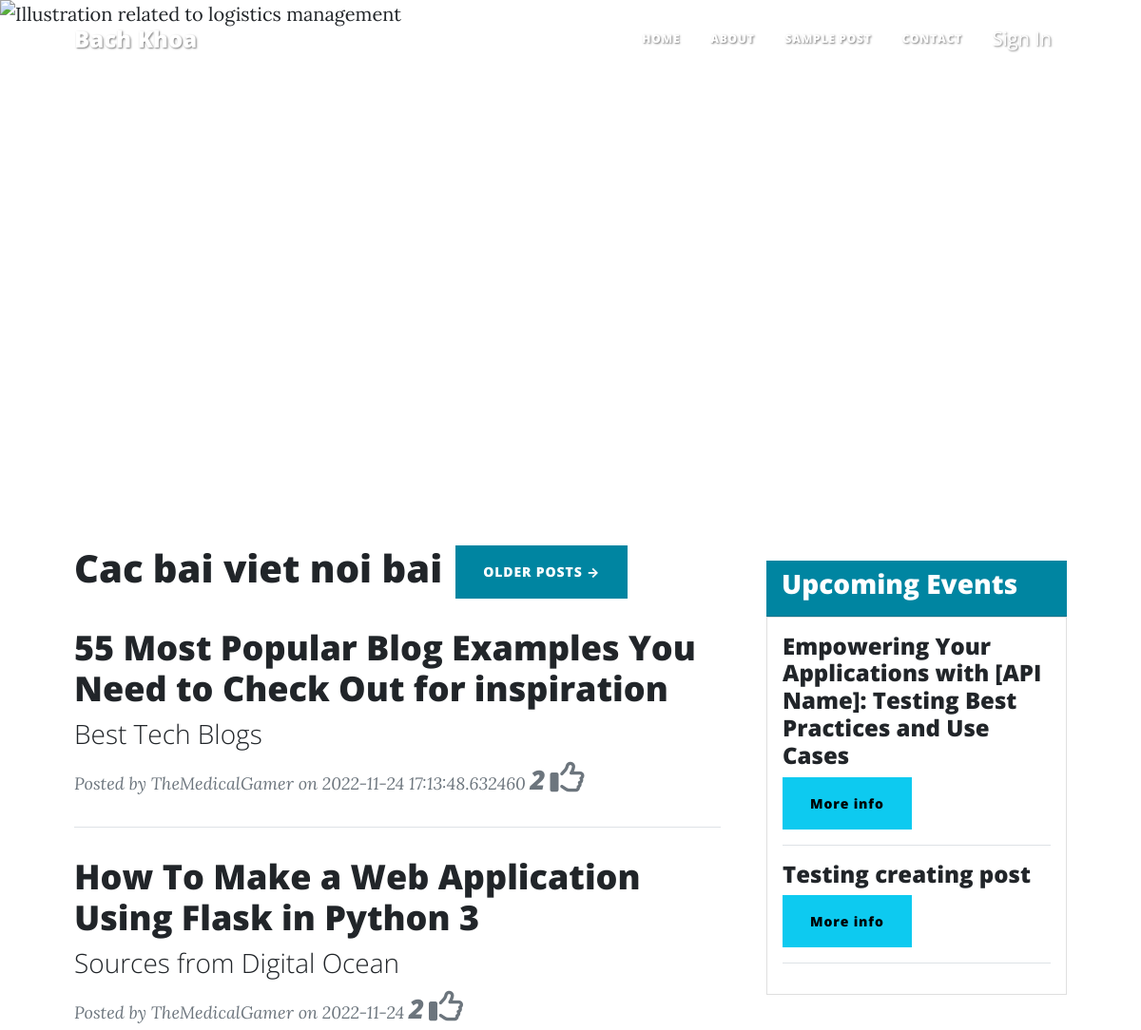
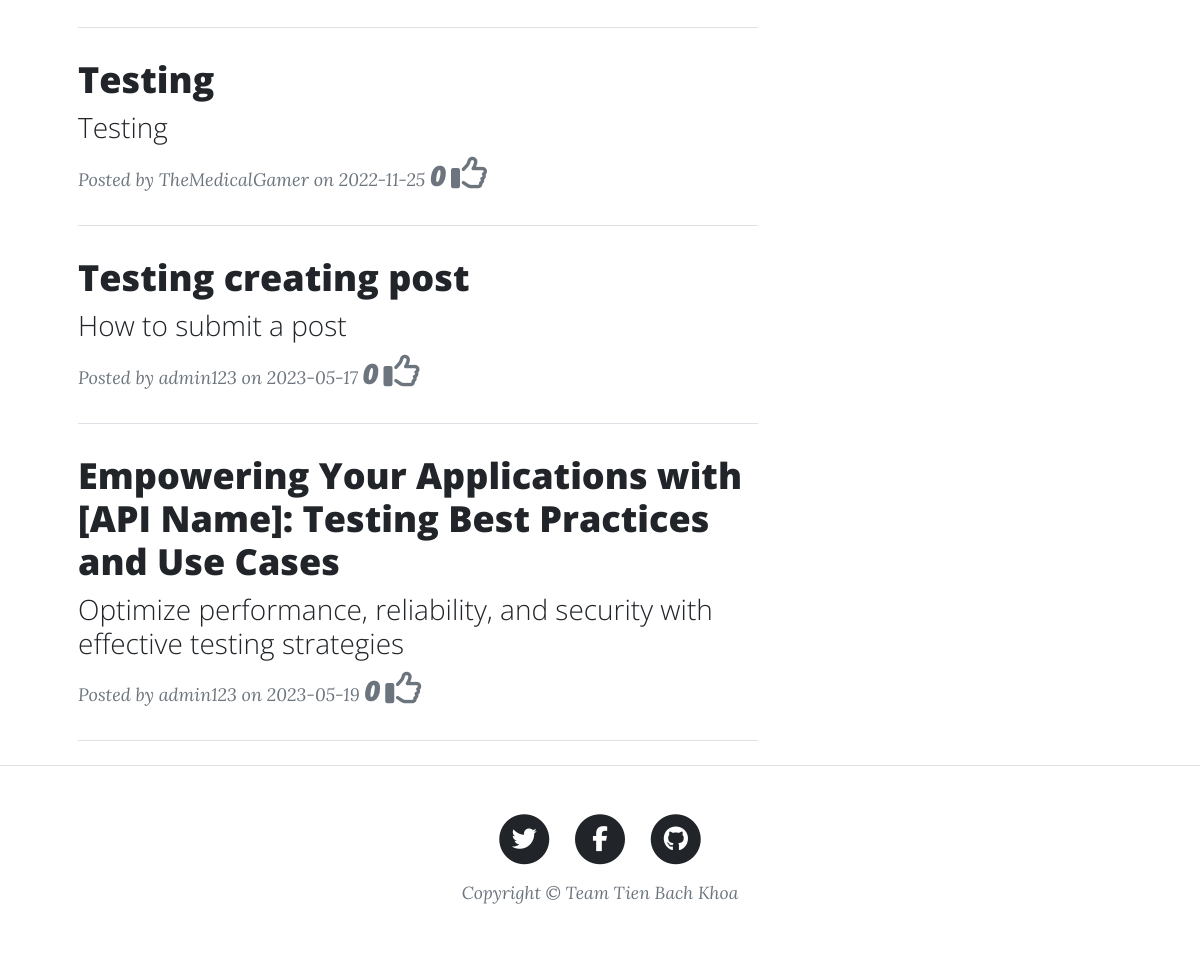
The page / on the database its author committed (2 pictures, top to bottom).
### BetterBlog/modal/models.py (models this page shows, shortened)
class Post(db.Model):
    id = db.Column(db.Integer, primary_key=True)
    title = db.Column(db.String(250), unique=True, nullable=False)
    subtitle = db.Column(db.String(250), nullable=False)
    date_created = db.Column(db.String(150), default=datetime.today())
    body = db.Column(db.Text, nullable=False)
    author = db.Column(db.Integer, db.ForeignKey('user.id', ondelete="CASCADE"), nullable=False)
    img_url = db.Column(db.String(250), nullable=False)
    comments = db.relationship('Comment', backref='post', passive_deletes=True)
    likes = db.relationship('Like', backref="post", passive_deletes=True)

### BetterBlog/control/views.py (the view)
@view.route('/')
def getHomePage():
    posts = Post.query.outerjoin(Post.likes).group_by(Post.id).order_by(desc(func.count(Like.id))).limit(5).all()
    name = get_user_name()
    evenPosts = Post.query.filter_by(author="admin123").order_by(desc(Post.date_created)).all()
    return render_template("index.html", all_posts=posts, name=name, eventPosts=evenPosts)

### BetterBlog/control/views.py (called while the page is built)
def get_user_name():
    if current_user.is_authenticated:
        return current_user.username
    return "GUEST"

### BetterBlog/templates/index.html (shortened to what this page needs)
{% include "header.html" %}
<header>
    <div class="carousel slide" data-bs-ride="carousel" id="carouselExampleControls">
        <div class="carousel-inner">
            <div class="carousel-item active">
                <img alt="Illustration related to logistics management"
                     class="d-block w-100 carouselContents lazy"
                     src="https://www.cdlogistics.ca/freight-news/wp-content/uploads/2021/08/New-Project-81.jpg"
                >
            </div>
        </div>
        <button class="carousel-control-prev" data-bs-slide="prev" data-bs-target="#carouselExampleControls"
                type="button">
            <span><i aria-hidden="true" class="fa fa-angle-left"></i></span>
        </button>
        <button class="carousel-control-next" data-bs-slide="next" data-bs-target="#carouselExampleControls"
                type="button">
            <span><i aria-hidden="true" class="fa fa-angle-right"></i></span>
        </button>
    </div>
</header>
<main class="container px-4 px-lg-5">
    <div class="row gx-4 gx-lg-5">
        <div class="col-md-5 col-lg-6 col-xl-8">
            <section class="d-flex mt-4">
                <h1> Cac bai viet noi bai </h1>
                <a class="btn btn-primary text-uppercase" href="{{url_for('views.getAllPost')}}"
                   style="margin-left:1em;"> Older Posts
                    →</a>
            </section>
            {% for post in all_posts %}
            <article class="lazy post-preview">
                <a href="{{url_for('views.get_post',post_id=post.id)}}">
                    <h2 class="post-title">{{post.title}}</h2>
                    <h3 class="post-subtitle">{{post.subtitle}}</h3>
                </a>
                <p class="post-meta">
                    Posted by
                    <a>{{post.author}}</a>
                    on {{post.date_created}} <span class="h3">{{post.likes|length}}</span>&nbsp<i
                        class="fa-regular fa-thumbs-up fa-2x"></i>
                </p>
            </article>
            <hr class="my-4"/>
            {% endfor %}
        </div>
        <aside class="col-md-5 col-lg-4 col-xl-4" style="margin-top:2em;">
            <div class="card-header bg-primary text-white">
                <h3 class="card-title">Upcoming Events</h3>
            </div>
            <div class="card" style="height: auto; overflow: auto;width:auto;max-height:550px;">
                <div class="card-body">
                    {% if eventPosts %}
                    {% for event in eventPosts %}
                    <div class="event-card">
                        <h4 class="event-title">{{ event.title }}</h4>
                        <a class="btn btn-info" href="{{ url_for('views.get_post', post_id=event.id) }}">More info</a>
                        <hr/>
                    </div>
                    {% endfor %}
                    {% else %}
                    <div class="event-card">
                        <h4 class="event-title"> There is no new event yet!</h4>
                    </div>
                    {% endif %}
                </div>
            </div>
        </aside>
    </div>
</main>
{% include "footer.html" %}

### rows shown on the page
Post: title "55 Most Popular Blog Examples You Need to Check Out for inspiration", subtitle "Best Tech Blogs", author "TheMedicalGamer", date_created "2022-11-24 17:13:48.632460", likes|length "2"
Post: title "How To Make a Web Application Using Flask in Python 3", subtitle "Sources from Digital Ocean", author "TheMedicalGamer", date_created "2022-11-24", likes|length "2"
Post: title "Testing", subtitle "Testing", author "TheMedicalGamer", date_created "2022-11-25", likes|length "0"
Post: title "Testing creating post", subtitle "How to submit a post", author "admin123", date_created "2023-05-17", likes|length "0"
Post: title "Empowering Your Applications with [API Name]: Testing Best Practices and Use Cases", subtitle "Optimize performance, reliability, and security with effective testing strategies", author "admin123", date_created "2023-05-19", likes|length "0"
